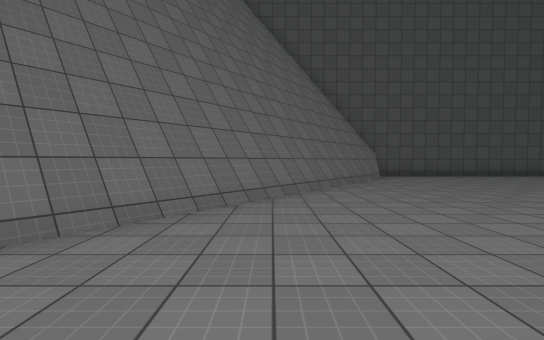
[1] (above)

23 first-person views from a walk through a 3-D level made in the Unity game engine. The camera is 1.3 m above the floor, tilts 2° down and sees 85° across. The floor is counted in squares, 2 m on a side. Each view is taken from the middle of a square. On the plan, view 1 faces up. The plan holds only what a view shows up to about 9 squares ahead; the rest is blank. The place goes on beyond the plan. The player is left out. Surface patterns are stand-ins for the level's own textures.

[2]
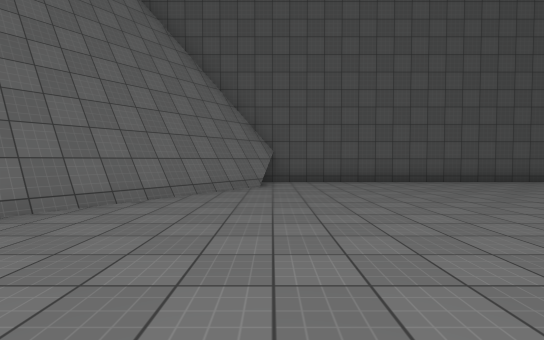

[3]
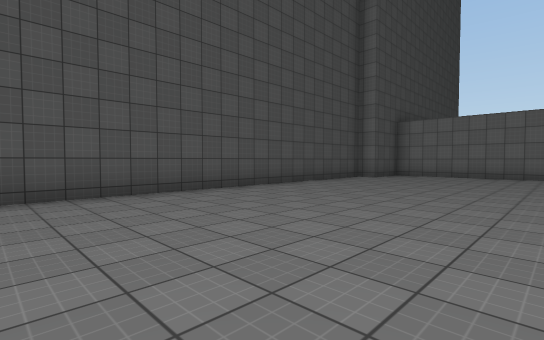

[4]
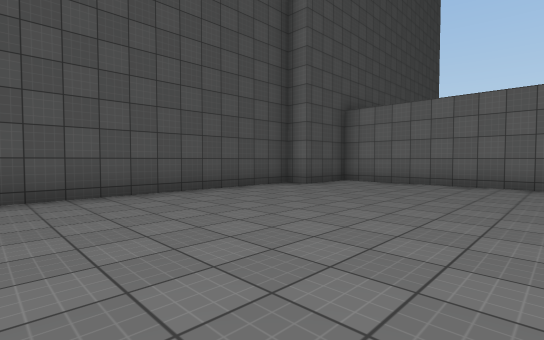

[5]
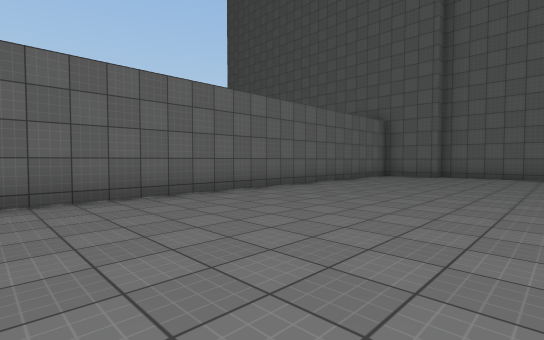

[6]
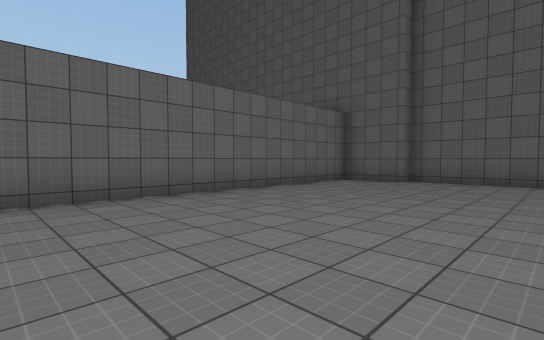

[7]
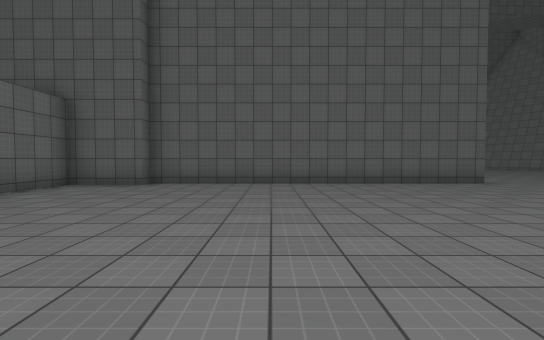

[8]
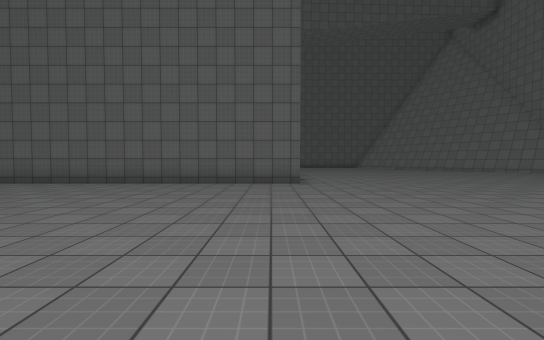

[9]
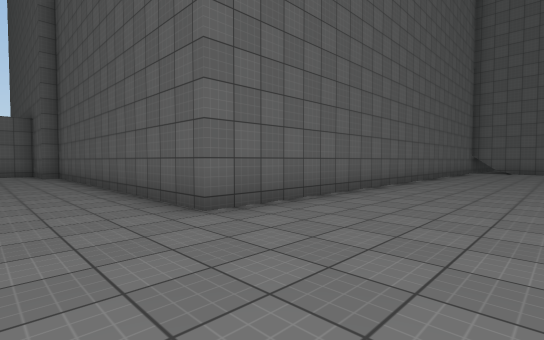

[10]
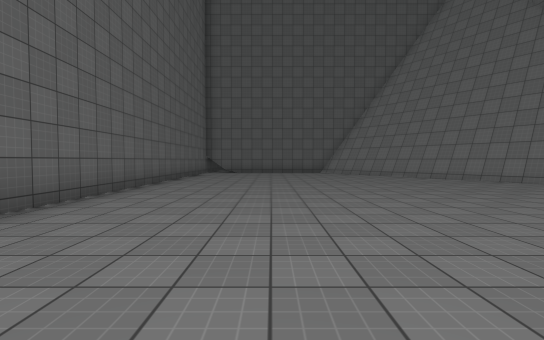

[11]
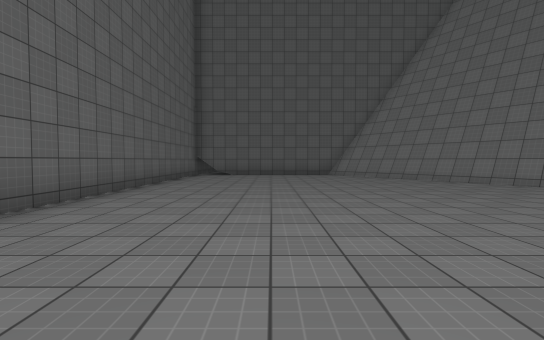

[12]
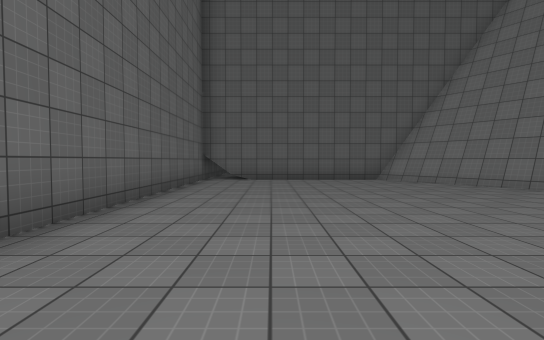

[13]
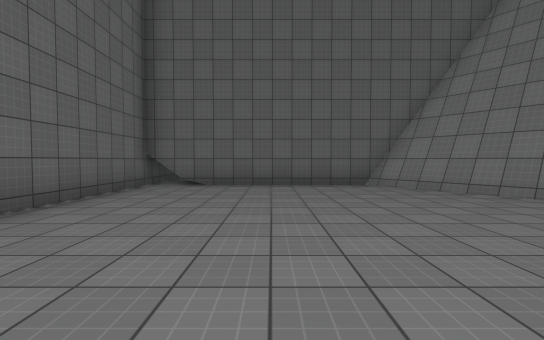

[14]
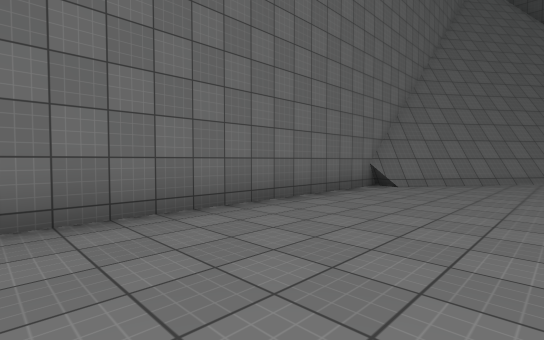

[15]
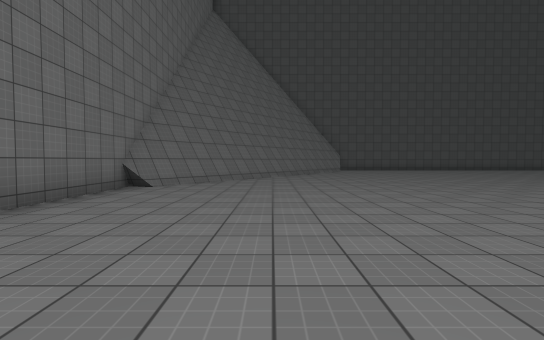

[16]
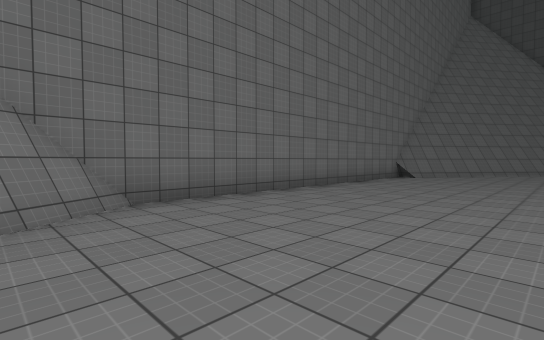

[17]
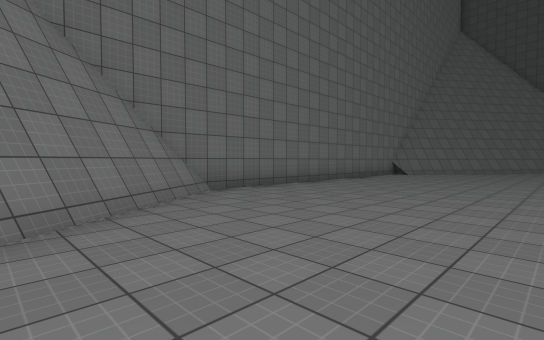

[18]
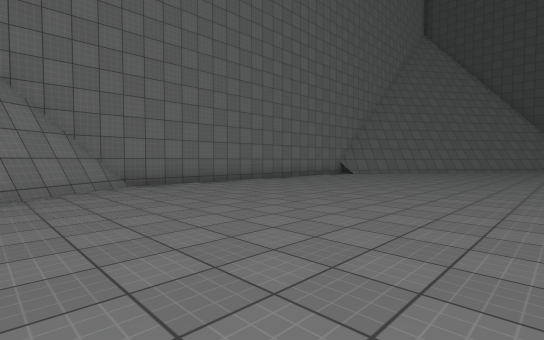

[19]
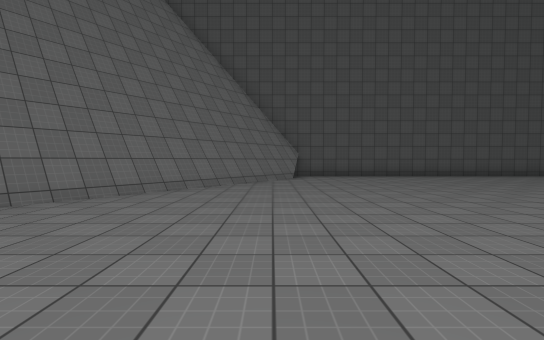

[20]
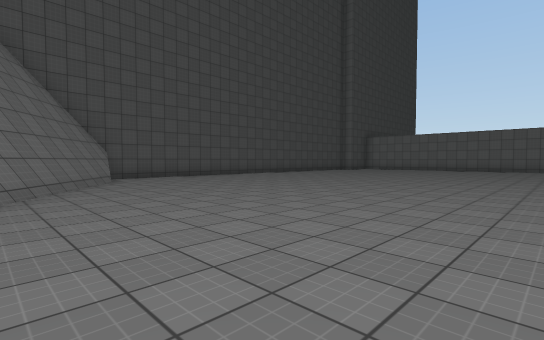

[21]
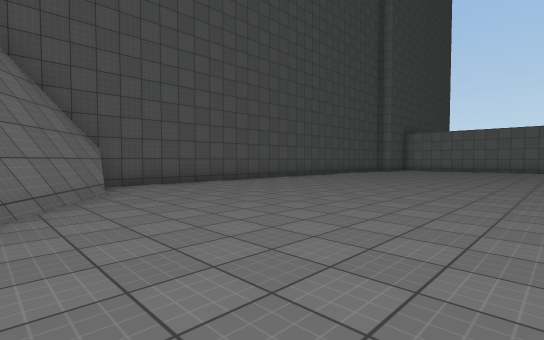

[22]
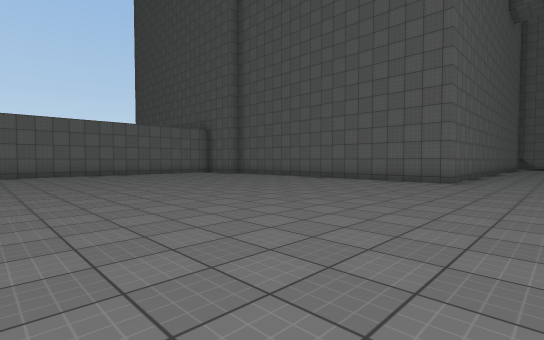

[23]
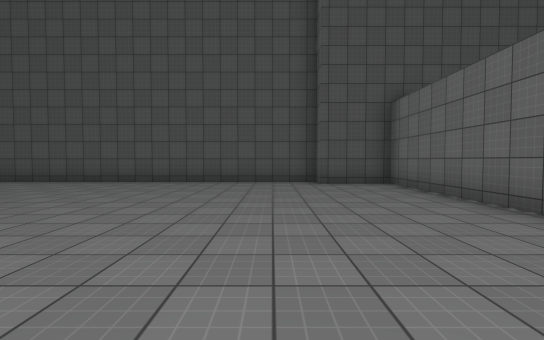

### Floor plan
Points are (right, up) in squares from view 1. A wall is a line through its corners. A room is listed if a view was taken in it or the views show most of it. See-through windows are left out.
Room 1 (views 1, 2, 3, 4, 5, 6, 7, 8, 9, 10, 11, 12, 13, 14, 15, 16, 17, 18, 19, 20, 21, 22, 23)
walls: (0, 5.9) (-0.4, 5.4); (-0.5, 5.3) (-3.5, 1.2); (18.3, -3.6) (20.2, -3.6) (20.2, 11) (18.3, 11) (18.3, 11.6) (3.8, 11.6); (0.4, 6.5) (0, 6); (-3.1, 1) (-3.5, 1.1) (-3.5, -9.1) (-1.5, -11.9); (3.8, 11.3) (0.6, 6.7); (4.2, 11.5) (-3.4, 0.8); (-3.5, -8.7) (3.4, -18.7); (-1.4, -12) (-0.7, -13.1); (-0.6, -13.2) (0.7, -15); (1, -15.5) (3.1, -18.6) (9.2, -18.6); (9.2, -19.5) (9.2, -4) (18.3, -4)
low walls: (3.8, 10.5) (-3.1, 1)

Positions as (right, up) in squares from view 1, and headings:
1: (0, 0), facing up
2: (4, 3), facing up
3: (8, 6), facing up-right
4: (12, 6), facing up-right
5: (15, 8), facing down-right
6: (15, 5), facing down-right
7: (15, 4), facing down
8: (10, 4), facing down
9: (6, -2), facing down-right
10: (6, -4), facing down
11: (6, -6), facing down
12: (7, -9), facing down
13: (6, -11), facing down
14: (0, -6), facing up-left
15: (0, -6), facing up
16: (1, -10), facing up-left
17: (2, -12), facing up-left
18: (4, -11), facing up-left
19: (3, 0), facing up
20: (1, 1), facing up-right
21: (2, 4), facing up-right
22: (7, 5), facing down-right
23: (17, 3), facing up
